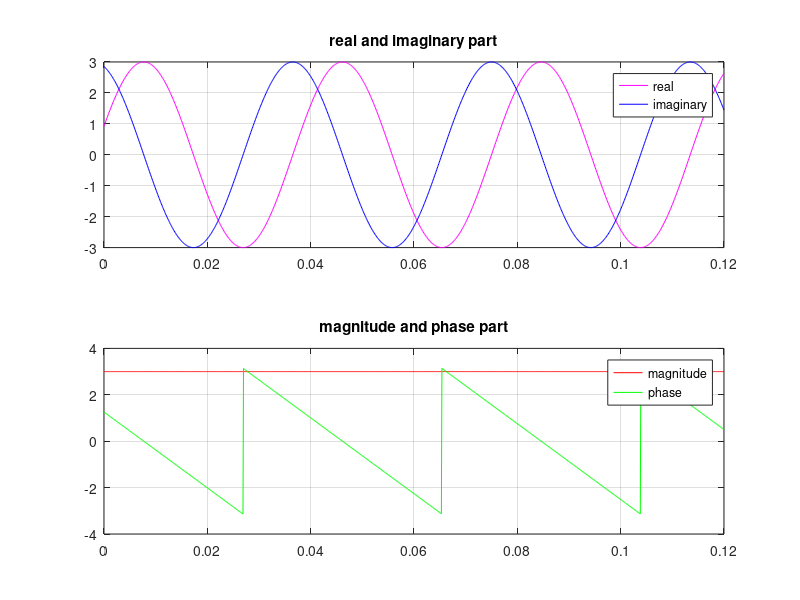

The MATLAB script that drew this image:
t = (0:0.0001:0.12); 
unitstep = zeros(size(t)); 
unitstep(t>=0) = 1; 
x= 3*exp(-1i*((52*pi*t)-0.4*pi)).*unitstep;
r= real(x);
i= imag(x);
m= abs(x);
p= angle(x);

figure(7)
subplot(211)
plot(t,r,'m')
hold on
plot(t,i,'b')
title('real and imaginary part')
legend('real','imaginary')
hold off
grid on

subplot(212)
plot(t,m,'r')
hold on
plot(t,p,'g')
title('magnitude and phase part')
legend('magnitude','phase')
hold off
grid on
